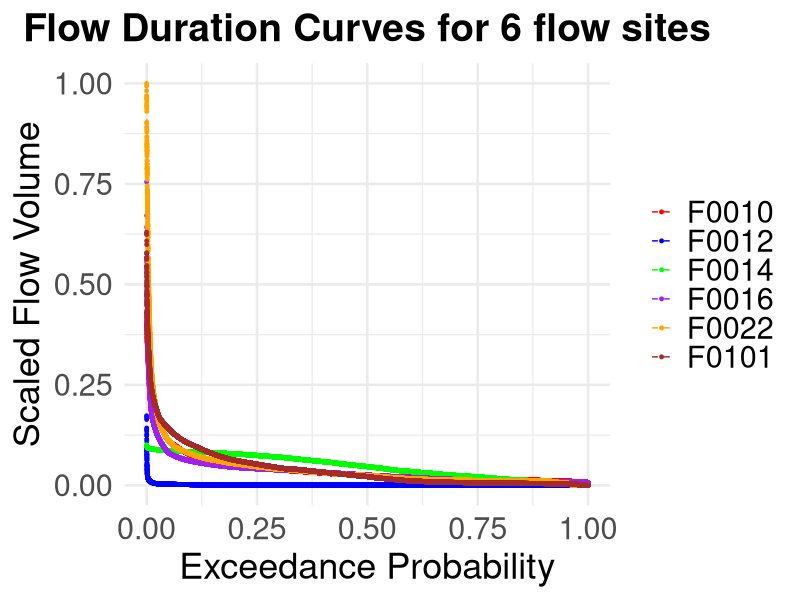
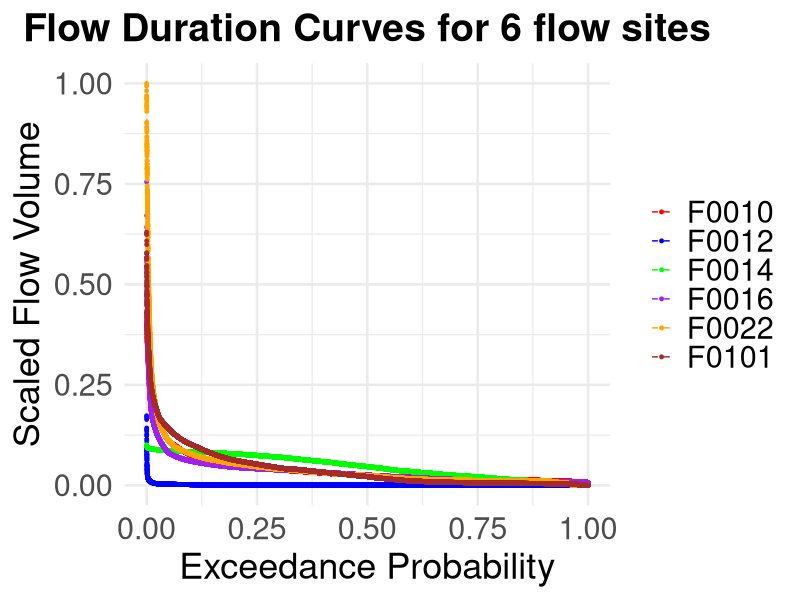
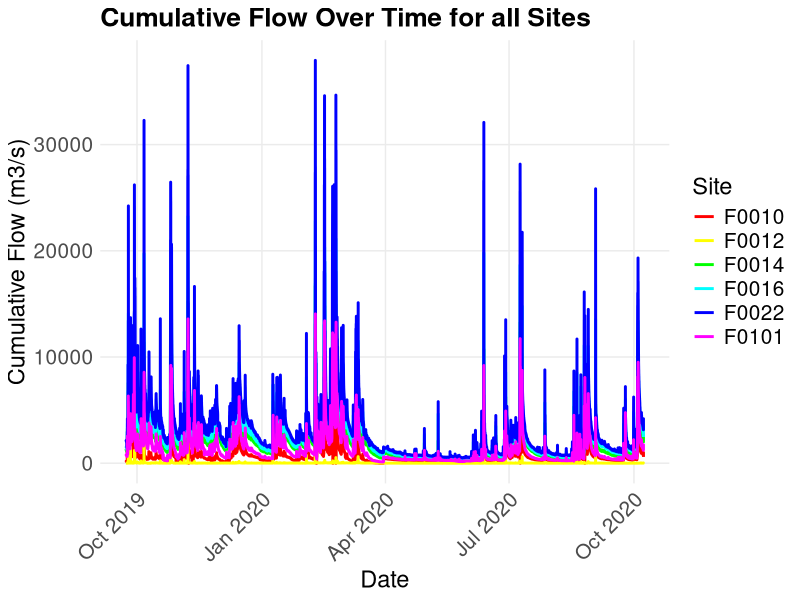

The R source for these figures, in order: (Note: this script raises an error after producing the figures.)
#############################################################################################
# importing libraries
#############################################################################################
library(dplyr)
library(ggplot2)
library(lubridate)


#############################################################################################
# Importing the flow and rainfall datasets
#############################################################################################
f1 = read.csv("Pythonanalyses/KNN imputation/data/f1_knn.csv")
f2 = read.csv("Pythonanalyses/KNN imputation/data/f2_knn.csv")
f3 = read.csv("Pythonanalyses/KNN imputation/data/f3_knn.csv")
f4 = read.csv("Pythonanalyses/KNN imputation/data/f4_knn.csv")
f5 = read.csv("Pythonanalyses/KNN imputation/data/f5_knn.csv")
f6 = read.csv("Pythonanalyses/KNN imputation/data/f6_knn.csv")

f1$Time <- as.POSIXct(f1$Time, format = "%Y-%m-%d %H:%M:%S", tz = "UTC")
f2$Time <- as.POSIXct(f2$Time, format = "%Y-%m-%d %H:%M:%S", tz = "UTC")
f3$Time <- as.POSIXct(f3$Time, format = "%Y-%m-%d %H:%M:%S", tz = "UTC")
f4$Time <- as.POSIXct(f4$Time, format = "%Y-%m-%d %H:%M:%S", tz = "UTC")
f5$Time <- as.POSIXct(f5$Time, format = "%Y-%m-%d %H:%M:%S", tz = "UTC")
f6$Time <- as.POSIXct(f6$Time, format = "%Y-%m-%d %H:%M:%S", tz = "UTC")

f1_rn = read.csv("Ranalyses/radar rainfall/data/rain_f1.csv")
f2_rn = read.csv("Ranalyses/radar rainfall/data/rain_f2.csv")
f3_rn = read.csv("Ranalyses/radar rainfall/data/rain_f3.csv")
f4_rn = read.csv("Ranalyses/radar rainfall/data/rain_f4.csv")
f5_rn = read.csv("Ranalyses/radar rainfall/data/rain_f5.csv")
f6_rn = read.csv("Ranalyses/radar rainfall/data/rain_f6.csv")

f1_rn$Time <- as.POSIXct(f1_rn$time, format = "%Y-%m-%d %H:%M:%S", tz = "UTC")
f2_rn$Time <- as.POSIXct(f2_rn$time, format = "%Y-%m-%d %H:%M:%S", tz = "UTC")
f3_rn$Time <- as.POSIXct(f3_rn$time, format = "%Y-%m-%d %H:%M:%S", tz = "UTC")
f4_rn$Time <- as.POSIXct(f4_rn$time, format = "%Y-%m-%d %H:%M:%S", tz = "UTC")
f5_rn$Time <- as.POSIXct(f5_rn$time, format = "%Y-%m-%d %H:%M:%S", tz = "UTC")
f6_rn$Time <- as.POSIXct(f6_rn$time, format = "%Y-%m-%d %H:%M:%S", tz = "UTC")


#############################################################################################
# catchment area of each gauge
#############################################################################################
f1_ar = 19.67
f2_ar = 4.54
f3_ar = 6.15
f4_ar = 12.46
f5_ar = 9.5
f6_ar = 19.67


#############################################################################################
# Flow duration curves
#############################################################################################

plot_fdc_ggplot2 <- function(df1, df2, df3, df4, df5, df6) {
  
  # Function to calculate exceedance probability
  calc_fdc <- function(df, site_name) {
    df <- df %>%
      arrange(desc(f_volume)) %>%
      mutate(exceedance_probability = 1:n() / (n() + 1),
             site = site_name)
    return(df)
  }
  
  # Apply the FDC calculation to all dataframes
  fdc1 <- calc_fdc(df1, "F0010")
  fdc2 <- calc_fdc(df2, "F0012")
  fdc3 <- calc_fdc(df3, "F0014")
  fdc4 <- calc_fdc(df4, "F0016")
  fdc5 <- calc_fdc(df5, "F0022")
  fdc6 <- calc_fdc(df6, "F0101")
  
  # Combine the dataframes into a single dataframe
  combined_df <- bind_rows(fdc1, fdc2, fdc3, fdc4, fdc5, fdc6)
  print(max(combined_df$f_volume))  
  
  # Scale the flow values
  combined_df$f_volume <- combined_df$f_volume / max(combined_df$f_volume)
  
  # Create the ggplot2 plot
  p = ggplot(combined_df, aes(x = exceedance_probability, y = f_volume, color = site)) +
    geom_line(size = 0.5, linetype = "dashed") +  # Set line size and linetype here
    geom_point(size = 1) +  # Smaller point size to match thinner lines
    scale_color_manual(values = c("red", "blue", "green", "purple", "orange", "brown")) +
    labs(title = "Flow Duration Curves for 6 flow sites", 
         x = "Exceedance Probability", 
         y = "Scaled Flow Volume") +
    theme_minimal(base_size = 19) +
    theme(
      legend.title = element_blank(),
      legend.text = element_text(size = 22),    # Increase size of legend text
      legend.position = "right",
      axis.title.x = element_text(size = 26),   # Increase size of x-axis title
      axis.title.y = element_text(size = 26),   # Increase size of y-axis title
      axis.text.x = element_text(size = 22),    # Increase size of x-axis labels
      axis.text.y = element_text(size = 22),    # Increase size of y-axis labels
      plot.title = element_text(size = 28, face = "bold", hjust = 0.5)  # Increase size and boldness of plot title
    )
  
  return(p)
}

p = plot_fdc_ggplot2(f1,f2,f3,f4,f5,f6)
ggsave("Ranalyses/flow accumulation/plots/temp.png", plot = p, width = 13, height = 9, dpi = 600)
plot(p)


#############################################################################################
# cumulative flow for each site
#############################################################################################
calculate_cumulative_flow <- function(f1, f2, f3, f4, f5, f6, flow_column = "f_volume", datetime_column = "Time") {
  
  # Initialize cumulative flow for each site
  cumulative_flow_f1 <- f1[[flow_column]]  # Starting point for f1
  cumulative_flow_f2 <- f2[[flow_column]]  # Tributary f2 has its original flow
  
  # Calculate cumulative flow for f6 as f1 + f6
  cumulative_flow_f6 <- cumulative_flow_f1 + f6[[flow_column]]
  
  # Calculate cumulative flow for f3 as f1 + f6 + f2 + f3
  cumulative_flow_f3 <- cumulative_flow_f6 + cumulative_flow_f2 + f3[[flow_column]]
  
  # Calculate cumulative flow for f4 as f1 + f6 + f2 + f3 + f4
  cumulative_flow_f4 <- cumulative_flow_f3 + f4[[flow_column]]
  
  # Calculate cumulative flow for f5 as f1 + f6 + f2 + f3 + f4 + f5
  cumulative_flow_f5 <- cumulative_flow_f4 + f5[[flow_column]]
  
  # Create data frames with datetime and cumulative flow for each site
  cumulative_flow_dfs <- list(
    cumulative_flow_site1 = data.frame(
      datetime = f1[[datetime_column]],
      Site = "Site1",
      CumulativeFlow = cumulative_flow_f1
    ),
    cumulative_flow_site2 = data.frame(
      datetime = f2[[datetime_column]],
      Site = "Site2",
      CumulativeFlow = cumulative_flow_f2
    ),
    cumulative_flow_site6 = data.frame(
      datetime = f6[[datetime_column]],
      Site = "Site6",
      CumulativeFlow = cumulative_flow_f6
    ),
    cumulative_flow_site3 = data.frame(
      datetime = f3[[datetime_column]],
      Site = "Site3",
      CumulativeFlow = cumulative_flow_f3
    ),
    cumulative_flow_site4 = data.frame(
      datetime = f4[[datetime_column]],
      Site = "Site4",
      CumulativeFlow = cumulative_flow_f4
    ),
    cumulative_flow_site5 = data.frame(
      datetime = f5[[datetime_column]],
      Site = "Site5",
      CumulativeFlow = cumulative_flow_f5
    )
  )
  
  # Return the list of cumulative flow data frames
  return(cumulative_flow_dfs)
}

cumulative_flows <- calculate_cumulative_flow(f1, f2, f3, f4, f5, f6)

# Accessing each cumulative flow data frame
cum_f1 = cumulative_flows$cumulative_flow_site1
cum_f2 = cumulative_flows$cumulative_flow_site2  # Tributary
cum_f3 = cumulative_flows$cumulative_flow_site3
cum_f4 = cumulative_flows$cumulative_flow_site4
cum_f5 = cumulative_flows$cumulative_flow_site5
cum_f6 = cumulative_flows$cumulative_flow_site6

plot_cumulative_flow_multiple_sites <- function(df_list) {
  # Ensure df_list is a list of data frames
  if (!all(sapply(df_list, is.data.frame))) {
    stop("All elements in df_list must be data frames")
  }
  
  # Define custom legend labels inside the function
  site_labels <- c("F0010", "F0012", "F0014", "F0016", "F0022", "F0101")
  
  # Check that the number of labels matches the number of data frames
  if (length(site_labels) != length(df_list)) {
    stop("The number of custom legend labels must match the number of data frames")
  }
  
  # Add a Site identifier to each data frame and combine them
  combined_df <- do.call(rbind, lapply(seq_along(df_list), function(i) {
    df <- df_list[[i]]
    df$Site <- site_labels[i]  # Use the custom Site identifier
    return(df)
  }))
  
  # Ensure datetime is in POSIXct format
  combined_df$datetime <- as.POSIXct(combined_df$datetime, format = "%Y-%m-%d %H:%M:%S")
  
  # Plot using ggplot2
  p <- ggplot(combined_df, aes(x = datetime, y = CumulativeFlow, color = Site)) +
    geom_line(size = 1) +  # Add lines for each site
    labs(
      title = "Cumulative Flow Over Time for all Sites",
      x = "Date",
      y = "Cumulative Flow (m3/s)"
    ) +
    theme_minimal() +
    theme(
      legend.position = "right",  # Position legend on the right
      axis.text.x = element_text(angle = 45, hjust = 1, size = 15),  # Increase x-axis label size and rotate
      axis.text.y = element_text(size = 15),  # Increase y-axis label size
      axis.title.x = element_text(size = 17),  # Increase x-axis title size
      axis.title.y = element_text(size = 17),  # Increase y-axis title size
      legend.text = element_text(size = 15),  # Increase legend text size
      legend.title = element_text(size = 17),  # Increase legend title size
      plot.title = element_text(size = 19, face = "bold"),  # Increase plot title size and make it bold
      panel.grid.minor = element_blank()  # Remove minor grid lines
    ) +
    scale_color_manual(
      values = rainbow(length(site_labels)),  # Distinct colors for each site
      labels = site_labels  # Custom labels for the legend
    )
  
  return(p)
}
cum_flow_plot = plot_cumulative_flow_multiple_sites(list(cum_f1,cum_f2,cum_f3,cum_f4,cum_f5,cum_f6))
ggsave("Ranalyses/flow accumulation/plots/cum_flow_plot.png", plot = cum_flow_plot, width = 12, height = 8, dpi = 600)

head(cum_f1_dry)


plot_stacked_bar_proportion <- function(..., time_interval = "1 month", custom_colors = NULL, custom_labels = NULL) {
  
  # Combine all input dataframes into one dataframe
  combined_df <- bind_rows(...) %>%
    mutate(datetime = as.POSIXct(datetime)) %>%
    group_by(Site, period = floor_date(datetime, time_interval)) %>%
    summarize(MonthlyFlow = sum(CumulativeFlow, na.rm = TRUE), .groups = "drop") %>%
    ungroup()
  
  # Calculate the total monthly flow for each period
  total_flow <- combined_df %>%
    group_by(period) %>%
    summarize(TotalFlow = sum(MonthlyFlow, na.rm = TRUE), .groups = "drop")
  
  # Join total monthly flow back to combined dataframe to calculate proportions
  combined_df <- combined_df %>%
    left_join(total_flow, by = "period") %>%
    mutate(Proportion = MonthlyFlow / TotalFlow * 100)
  
  # Calculate average proportion for each site
  avg_proportion <- combined_df %>%
    group_by(Site) %>%
    summarize(AvgProportion = mean(Proportion, na.rm = TRUE), .groups = "drop") %>%
    arrange(AvgProportion)
  
  # Order Site factor levels based on the average proportion, ascending
  combined_df$Site <- factor(combined_df$Site, levels = avg_proportion$Site)
  
  # Default color scheme if not provided
  if (is.null(custom_colors)) {
    custom_colors <- scales::hue_pal()(length(unique(combined_df$Site)))
  }
  
  # Use custom labels if provided
  if (is.null(custom_labels)) {
    custom_labels <- levels(combined_df$Site)
  }
  
  # Ensure that the custom labels match the Site factor levels
  custom_labels <- setNames(custom_labels, levels(combined_df$Site))
  
  # Plotting the stacked bar plot of flow proportions
  p <- ggplot(combined_df, aes(x = period, y = Proportion, fill = Site)) +
    geom_bar(stat = "identity", position = "stack") +
    scale_fill_manual(values = custom_colors, labels = custom_labels) +
    labs(title = "Proportion of flow contribution by each Site",
         x = "Month",
         y = "Proportion of Total Flow (%)") +
    scale_x_datetime(
      date_breaks = "1 month",
      labels = function(x) {
        months <- format(x, "%b %Y")
        even_months <- seq(2, length(months), by = 2)
        months[even_months] <- ""
        return(months)
      }
    ) +
    theme_minimal() +
    theme(
      legend.title = element_blank(),
      legend.position = "right",
      legend.text = element_text(size = 20),
      plot.title = element_text(size = 27, face = "bold"),
      axis.title.x = element_text(size = 25, margin = margin(t = 10)),
      axis.title.y = element_text(size = 25, margin = margin(r = 10)),
      axis.text.x = element_text(size = 20, angle = 45, hjust = 1),
      axis.text.y = element_text(size = 20)
    )
  
  return(p)
}




custom_colors <- c(
  "Site1" = "#1f77b4",
  "Site2" = "#ff7f0e",
  "Site3" = "#2ca02c",
  "Site4" = "#d62728",
  "Site5" = "#9467bd",
  "Site6" = "#8c564b"
)

# Define custom labels
custom_labels <- c(
  "Site1" = "F0010",
  "Site2" = "F0012",
  "Site3" = "F0014",
  "Site4" = "F0016",
  "Site5" = "F0022",
  "Site6" = "F0101"
)

# Plot with custom colors and labels
cum_bar = plot_stacked_bar_proportion(
  cum_f1, cum_f2, cum_f3, cum_f4, cum_f5, cum_f6,
  custom_colors = custom_colors,
  custom_labels = custom_labels
)

ggsave("Ranalyses/flow accumulation/plots/cum_flow_bar.png", plot = cum_bar, width = 13, height = 9, dpi = 600)




#############################################################################################
# cumulative flow percentage for each site
#############################################################################################
calculate_percentage_contribution <- function(f1, f2, f3, f4, f5, f6, flow_column = "f_volume") {
  
  # Sum the flow volumes for each site
  total_flow_site1 <- sum(f1[[flow_column]], na.rm = TRUE)
  total_flow_site2 <- sum(f2[[flow_column]], na.rm = TRUE)
  total_flow_site3 <- sum(f3[[flow_column]], na.rm = TRUE)
  total_flow_site4 <- sum(f4[[flow_column]], na.rm = TRUE)
  total_flow_site5 <- sum(f5[[flow_column]], na.rm = TRUE)
  total_flow_site6 <- sum(f6[[flow_column]], na.rm = TRUE)
  
  # Calculate the percentage contribution of each site to the total flow at site 6
  percentage_site1 <- (total_flow_site1 / total_flow_site5) * 100
  percentage_site2 <- (total_flow_site2 / total_flow_site5) * 100
  percentage_site3 <- (total_flow_site3 / total_flow_site5) * 100
  percentage_site4 <- (total_flow_site4 / total_flow_site5) * 100
  percentage_site5 <- (total_flow_site5 / total_flow_site5) * 100
  percentage_site6 <- (total_flow_site6 / total_flow_site5) * 100  # This will be 100%
  
  # Store the results in a data frame
  contribution_df <- data.frame(
    Site = c("Site1", "Site2", "Site3", "Site4", "Site5", "Site6"),
    PercentageContribution = c(percentage_site1, percentage_site2, percentage_site3, percentage_site4, percentage_site5, percentage_site6)
  )
  
  return(contribution_df)
}

percentage_contribution_df <- calculate_percentage_contribution(cum_f1, cum_f2, cum_f3, cum_f4, cum_f5, cum_f6, flow_column = "CumulativeFlow")

# View the percentage contribution of each site
print(percentage_contribution_df)

library(dplyr)

# Function to compute average cumulative flow and percentages, then sort by percentage
compute_avg_and_percentages <- function(df_list) {
  # Ensure df_list is a list of data frames
  if (!all(sapply(df_list, is.data.frame))) {
    stop("All elements in df_list must be data frames")
  }
  
  # Define site names internally
  site_names <- c("F0010", "F0012", "F0014", "F0016", "F0022", "F0101")
  
  # Check if the length of site_names matches the number of data frames
  if (length(site_names) != length(df_list)) {
    stop("The number of site names must match the number of data frames")
  }
  
  # Calculate average cumulative flow for each site
  avg_cum_flow <- sapply(df_list, function(df) {
    mean(df$CumulativeFlow, na.rm = TRUE)
  })
  
  # Round average cumulative flow values to 2 decimal places
  avg_cum_flow <- round(avg_cum_flow, 2)
  
  # Extract average cumulative flow for site 5 (df5)
  avg_cum_flow_site5 <- avg_cum_flow[5]
  
  # Calculate proportions and convert to percentages
  proportions <- avg_cum_flow / avg_cum_flow_site5
  percentages <- proportions * 100
  
  # Round percentages to 2 decimal places
  percentages <- round(percentages, 2)
  
  # Create a data frame with site names, average cumulative flow values, and percentages
  result_df <- data.frame(
    Site = site_names,
    Avg_Cum_Flow = avg_cum_flow,
    Percentage = percentages
  )
  
  # Arrange the data frame in increasing order of percentages
  result_df <- result_df %>% arrange(Percentage)
  
  return(result_df)
}

flow_acc = compute_avg_and_percentages(list(cum_f1,cum_f2,cum_f3,cum_f4,cum_f5,cum_f6))
write.csv(flow_acc,"Ranalyses/flow accumulation/flow_acc.csv")

#############################################################################################
# getting flow for dry and wet days
#############################################################################################
classify_and_separate_flow <- function(rainfall_data, flow_data, rainfall_threshold = 1.0) {
  
  # Convert the date columns to Date format in rainfall_data
  rainfall_data <- rainfall_data %>%
    mutate(time = as.Date(time))
  
  # Ensure the flow_data Time column is already in POSIXct format
  # Create a date column for merging
  flow_data <- flow_data %>%
    mutate(date = as.Date(Time))
  
  # Classify days based on rainfall
  rainfall_classification <- rainfall_data %>%
    mutate(day_type = ifelse(rainfall >= rainfall_threshold, 'Wet', 'Dry'))
  
  # Join the classification with flow data
  flow_with_classification <- flow_data %>%
    left_join(rainfall_classification %>% select(time, day_type, rainfall), by = c('date' = 'time'))
  
  # Separate into dry and wet day DataFrames
  dry_days_flow_df <- flow_with_classification %>%
    filter(day_type == 'Dry') %>%
    select(Time, Depth, f_volume,rainfall)
  
  wet_days_flow_df <- flow_with_classification %>%
    filter(day_type == 'Wet') %>%
    select(Time, Depth, f_volume,rainfall)
  
  # Return the data frames as a list
  return(list(dry_days_flow_df = dry_days_flow_df, wet_days_flow_df = wet_days_flow_df))
}


avg_rain <- bind_rows(f1_rn, f2_rn, f3_rn, f4_rn, f5_rn, f6_rn) %>%
  group_by(time) %>%
  summarise(rainfall = mean(rainfall, na.rm = TRUE))

nrow(avg_rain %>% filter(time >= "2019-09-23" & time <= "2020-10-08" & rainfall>= 1))


t = avg_rain %>% filter(time >= "2019-09-23" & time <= "2020-10-07")

f1_dry = classify_and_separate_flow(avg_rain,f1)$dry_days_flow_df
f1_wet = classify_and_separate_flow(avg_rain,f1)$wet_days_flow_df

f2_dry = classify_and_separate_flow(avg_rain,f2)$dry_days_flow_df
f2_wet = classify_and_separate_flow(avg_rain,f2)$wet_days_flow_df

f3_dry = classify_and_separate_flow(avg_rain,f3)$dry_days_flow_df
f3_wet = classify_and_separate_flow(avg_rain,f3)$wet_days_flow_df

f4_dry = classify_and_separate_flow(avg_rain,f4)$dry_days_flow_df
f4_wet = classify_and_separate_flow(avg_rain,f4)$wet_days_flow_df

f5_dry = classify_and_separate_flow(avg_rain,f5)$dry_days_flow_df
f5_wet = classify_and_separate_flow(avg_rain,f5)$wet_days_flow_df

f6_dry = classify_and_separate_flow(avg_rain,f6)$dry_days_flow_df
f6_wet = classify_and_separate_flow(avg_rain,f6)$wet_days_flow_df



#############################################################################################
# cumulative flow for dry and wet days
#############################################################################################
cumulative_flow_dry <- calculate_cumulative_flow(f1_dry, f2_dry, f3_dry, f4_dry, f5_dry, f6_dry,datetime_column = "Time")

# Accessing each cumulative flow data frame
cum_f1_dry = cumulative_flow_dry$cumulative_flow_site1
cum_f2_dry = cumulative_flow_dry$cumulative_flow_site2  # Tributary
cum_f3_dry = cumulative_flow_dry$cumulative_flow_site3
cum_f4_dry = cumulative_flow_dry$cumulative_flow_site4
cum_f5_dry = cumulative_flow_dry$cumulative_flow_site5
cum_f6_dry = cumulative_flow_dry$cumulative_flow_site6

percentage_contribution_df_dry <- calculate_percentage_contribution(cum_f1_dry, cum_f2_dry, cum_f3_dry, cum_f4_dry, cum_f5_dry, cum_f6_dry, flow_column = "CumulativeFlow")

# View the percentage contribution of each site
print(percentage_contribution_df_dry)


cumulative_flow_wet <- calculate_cumulative_flow(f1_wet, f2_wet, f3_wet, f4_wet, f5_wet, f6_wet,datetime_column = "Time")

# Accessing each cumulative flow data frame
cum_f1_wet = cumulative_flow_wet$cumulative_flow_site1
cum_f2_wet = cumulative_flow_wet$cumulative_flow_site2  # Tributary
cum_f3_wet = cumulative_flow_wet$cumulative_flow_site3
cum_f4_wet = cumulative_flow_wet$cumulative_flow_site4
cum_f5_wet = cumulative_flow_wet$cumulative_flow_site5
cum_f6_wet = cumulative_flow_wet$cumulative_flow_site6

percentage_contribution_df_wet <- calculate_percentage_contribution(cum_f1_wet, cum_f2_wet, cum_f3_wet, cum_f4_wet, cum_f5_wet, cum_f6_wet, flow_column = "CumulativeFlow")

# View the percentage contribution of each site
print(percentage_contribution_df_wet)

cum_flow_plot_dry = plot_cumulative_flow_multiple_sites(list(cum_f1_dry, cum_f2_dry, cum_f3_dry, cum_f4_dry, cum_f5_dry, cum_f6_dry))
ggsave("Ranalyses/flow accumulation/plots/cum_flow_plot_dry.png", plot = cum_flow_plot_dry, width = 14, height = 10, dpi = 600)

cum_flow_plot_wet = plot_cumulative_flow_multiple_sites(list(cum_f1_wet, cum_f2_wet, cum_f3_wet, cum_f4_wet, cum_f5_wet, cum_f6_wet))
ggsave("Ranalyses/flow accumulation/plots/cum_flow_plot_wet.png", plot = cum_flow_plot_wet, width = 14, height = 10, dpi = 600)


flow_acc_dry = compute_avg_and_percentages(list(cum_f1_dry, cum_f2_dry, cum_f3_dry, cum_f4_dry, cum_f5_dry, cum_f6_dry))
write.csv(flow_acc_dry,"Ranalyses/flow accumulation/flow_acc_dry.csv")

flow_acc_wet = compute_avg_and_percentages(list(cum_f1_wet, cum_f2_wet, cum_f3_wet, cum_f4_wet, cum_f5_wet, cum_f6_wet))
write.csv(flow_acc_wet,"Ranalyses/flow accumulation/flow_acc_wet.csv")






plot_stacked_bar_proportion_with_conditions <- function(dry_weather_data, wet_weather_data, time_interval = "1 month", custom_colors = NULL, custom_labels = NULL) {
  
  # Add a Condition column to differentiate between dry and wet weather
  dry_weather_data <- dry_weather_data %>% mutate(Condition = "Dry")
  wet_weather_data <- wet_weather_data %>% mutate(Condition = "Wet")
  
  # Combine dry and wet weather dataframes into one
  combined_df <- bind_rows(dry_weather_data, wet_weather_data) %>%
    mutate(datetime = as.POSIXct(datetime)) %>%
    group_by(Site, Condition, period = floor_date(datetime, time_interval)) %>%
    summarize(MonthlyFlow = sum(CumulativeFlow, na.rm = TRUE), .groups = "drop") %>%
    ungroup()
  
  # Calculate the total monthly flow for each period and condition
  total_flow <- combined_df %>%
    group_by(period, Condition) %>%
    summarize(TotalFlow = sum(MonthlyFlow, na.rm = TRUE), .groups = "drop")
  
  # Join total monthly flow back to combined dataframe to calculate proportions
  combined_df <- combined_df %>%
    left_join(total_flow, by = c("period", "Condition")) %>%
    mutate(Proportion = MonthlyFlow / TotalFlow * 100)
  
  # Calculate average proportion for each site
  avg_proportion <- combined_df %>%
    group_by(Site) %>%
    summarize(AvgProportion = mean(Proportion, na.rm = TRUE), .groups = "drop") %>%
    arrange(AvgProportion)
  
  # Order Site factor levels based on the average proportion, ascending
  combined_df$Site <- factor(combined_df$Site, levels = avg_proportion$Site)
  
  # Default color scheme if not provided
  if (is.null(custom_colors)) {
    custom_colors <- scales::hue_pal()(length(unique(combined_df$Site)))
  }
  
  # Use custom labels if provided
  if (is.null(custom_labels)) {
    custom_labels <- levels(combined_df$Site)
  }
  
  # Ensure that the custom labels match the Site factor levels
  custom_labels <- setNames(custom_labels, levels(combined_df$Site))
  
  # Plotting the stacked bar plot of flow proportions with separate bars for Dry and Wet conditions
  p <- ggplot(combined_df, aes(x = period, y = Proportion, fill = Site)) +
    geom_bar(stat = "identity", position = "stack") +
    facet_wrap(~Condition, nrow = 1, strip.position = "top") +
    scale_fill_manual(values = custom_colors, labels = custom_labels) +
    labs(title = "Flow accumulation in dry and wet weather",
         x = "Month",
         y = "Proportion of Total Flow (%)") +
    theme_minimal() +
    theme(
      legend.title = element_blank(),
      legend.position = "right",
      legend.text = element_text(size = 20),
      plot.title = element_text(size = 27, face = "bold"),
      axis.title.x = element_text(size = 25, margin = margin(t = 10)),
      axis.title.y = element_text(size = 25, margin = margin(r = 10)),
      axis.text.x = element_text(size = 20, angle = 45, hjust = 1),
      axis.text.y = element_text(size = 20),
      strip.text = element_text(size = 22)
    ) +
    scale_x_datetime(
      labels = function(x) ifelse(as.numeric(format(x, "%m")) %% 2 == 1, format(x, "%b %Y"), ""),
      date_breaks = "1 month"
    )
  
  return(p)
}





dry_weather_data <- list(cum_f1_dry, cum_f2_dry, cum_f3_dry, cum_f4_dry, cum_f5_dry, cum_f6_dry)
wet_weather_data <- list(cum_f1_wet, cum_f2_wet, cum_f3_wet, cum_f4_wet, cum_f5_wet, cum_f6_wet)

# Call the function
p <- plot_stacked_bar_proportion_with_conditions(
  dry_weather_data = bind_rows(dry_weather_data),
  wet_weather_data = bind_rows(wet_weather_data),
  time_interval = "1 month",
  custom_colors = custom_colors ,
  custom_labels = custom_labels 
)
plot(p)
ggsave("Ranalyses/flow accumulation/plots/cum_bar_plot_drywet.png", plot = p, width = 13, height = 9, dpi = 600)


q2[q2$date_time=="2020-06-03 10:00:00",]
dt = as.POSIXct("2020-06-03 12:10:00", tz = "UTC")
f5[f5$Time>="2020-06-03 13:00:00" & f5$Time<="2020-06-03 15:00:00",]

q3[as.Date(q3$date_time) == "2020-06-03" & q3$NH4 >= 3.6 & q3$NH4 <= 4,]


